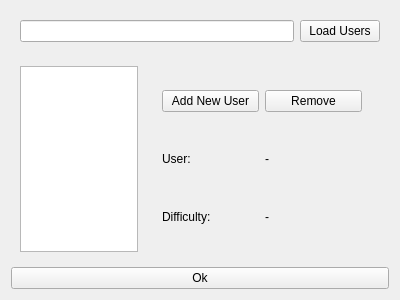
<?xml version="1.0" encoding="UTF-8"?>
<ui version="4.0">
 <class>UserEditor</class>
 <widget class="QWidget" name="UserEditor">
  <property name="geometry">
   <rect>
    <x>0</x>
    <y>0</y>
    <width>400</width>
    <height>300</height>
   </rect>
  </property>
  <property name="windowTitle">
   <string>Form</string>
  </property>
  <layout class="QVBoxLayout" name="verticalLayout_2">
   <item>
    <widget class="QFrame" name="frame_5">
     <property name="frameShape">
      <enum>QFrame::NoFrame</enum>
     </property>
     <property name="frameShadow">
      <enum>QFrame::Raised</enum>
     </property>
     <layout class="QHBoxLayout" name="horizontalLayout_4">
      <item>
       <widget class="QLineEdit" name="lineedit_user_folder"/>
      </item>
      <item>
       <widget class="QPushButton" name="button_load_users">
        <property name="text">
         <string>Load Users</string>
        </property>
       </widget>
      </item>
     </layout>
    </widget>
   </item>
   <item>
    <widget class="QFrame" name="frame_2">
     <property name="frameShape">
      <enum>QFrame::NoFrame</enum>
     </property>
     <property name="frameShadow">
      <enum>QFrame::Raised</enum>
     </property>
     <layout class="QHBoxLayout" name="horizontalLayout_2">
      <item>
       <widget class="QListWidget" name="list_widget_users">
        <property name="sizePolicy">
         <sizepolicy hsizetype="Expanding" vsizetype="Expanding">
          <horstretch>1</horstretch>
          <verstretch>0</verstretch>
         </sizepolicy>
        </property>
        <property name="editTriggers">
         <set>QAbstractItemView::AllEditTriggers</set>
        </property>
       </widget>
      </item>
      <item>
       <widget class="QFrame" name="frame_3">
        <property name="sizePolicy">
         <sizepolicy hsizetype="Preferred" vsizetype="Preferred">
          <horstretch>2</horstretch>
          <verstretch>0</verstretch>
         </sizepolicy>
        </property>
        <property name="frameShape">
         <enum>QFrame::NoFrame</enum>
        </property>
        <property name="frameShadow">
         <enum>QFrame::Raised</enum>
        </property>
        <layout class="QVBoxLayout" name="verticalLayout">
         <item>
          <widget class="QFrame" name="frame_6">
           <property name="frameShape">
            <enum>QFrame::NoFrame</enum>
           </property>
           <property name="frameShadow">
            <enum>QFrame::Raised</enum>
           </property>
           <layout class="QHBoxLayout" name="horizontalLayout_5">
            <item>
             <widget class="QPushButton" name="button_add_new_user">
              <property name="text">
               <string>Add New User</string>
              </property>
             </widget>
            </item>
            <item>
             <widget class="QPushButton" name="button_remove_user">
              <property name="text">
               <string>Remove</string>
              </property>
             </widget>
            </item>
           </layout>
          </widget>
         </item>
         <item>
          <widget class="QFrame" name="frame_4">
           <property name="frameShape">
            <enum>QFrame::NoFrame</enum>
           </property>
           <property name="frameShadow">
            <enum>QFrame::Raised</enum>
           </property>
           <layout class="QHBoxLayout" name="horizontalLayout_3">
            <item>
             <widget class="QLabel" name="label_2">
              <property name="text">
               <string>User:</string>
              </property>
             </widget>
            </item>
            <item>
             <widget class="QLabel" name="label_user">
              <property name="text">
               <string>-</string>
              </property>
             </widget>
            </item>
           </layout>
          </widget>
         </item>
         <item>
          <widget class="QFrame" name="frame">
           <property name="sizePolicy">
            <sizepolicy hsizetype="Preferred" vsizetype="Preferred">
             <horstretch>0</horstretch>
             <verstretch>0</verstretch>
            </sizepolicy>
           </property>
           <property name="frameShape">
            <enum>QFrame::NoFrame</enum>
           </property>
           <property name="frameShadow">
            <enum>QFrame::Raised</enum>
           </property>
           <layout class="QHBoxLayout" name="horizontalLayout">
            <item>
             <widget class="QLabel" name="label">
              <property name="text">
               <string>Difficulty:</string>
              </property>
             </widget>
            </item>
            <item>
             <widget class="QLabel" name="label_difficulty">
              <property name="text">
               <string>-</string>
              </property>
             </widget>
            </item>
           </layout>
          </widget>
         </item>
        </layout>
       </widget>
      </item>
     </layout>
    </widget>
   </item>
   <item>
    <widget class="QPushButton" name="button_ok">
     <property name="text">
      <string>Ok</string>
     </property>
    </widget>
   </item>
  </layout>
 </widget>
 <resources/>
 <connections/>
</ui>
